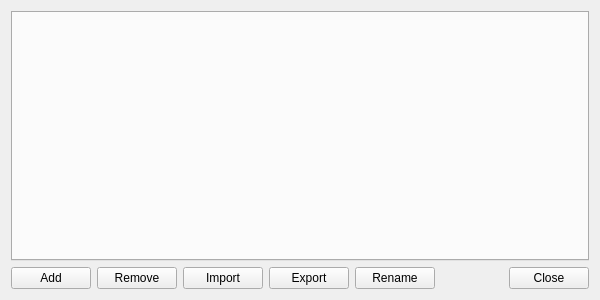
<?xml version="1.0" encoding="UTF-8"?>
<ui version="4.0">
 <class>Window</class>
 <widget class="QWidget" name="Window">
  <property name="geometry">
   <rect>
    <x>0</x>
    <y>0</y>
    <width>600</width>
    <height>300</height>
   </rect>
  </property>
  <property name="windowTitle">
   <string>mpv playlist</string>
  </property>
  <property name="windowIcon">
   <iconset resource="resources.qrc">
    <normaloff>:/res/icon.png</normaloff>:/res/icon.png</iconset>
  </property>
  <layout class="QVBoxLayout" name="verticalLayout">
   <item>
    <widget class="QTabWidget" name="tabWidget">
     <property name="currentIndex">
      <number>-1</number>
     </property>
     <property name="tabsClosable">
      <bool>true</bool>
     </property>
     <property name="movable">
      <bool>true</bool>
     </property>
    </widget>
   </item>
   <item>
    <layout class="QHBoxLayout" name="horizontalLayout">
     <item>
      <widget class="QPushButton" name="addPlaylist">
       <property name="toolTip">
        <string>Add an empty playlist</string>
       </property>
       <property name="text">
        <string>Add</string>
       </property>
      </widget>
     </item>
     <item>
      <widget class="QPushButton" name="removePlaylist">
       <property name="toolTip">
        <string>Remove the current playlist</string>
       </property>
       <property name="text">
        <string>Remove</string>
       </property>
      </widget>
     </item>
     <item>
      <widget class="QPushButton" name="importPlaylist">
       <property name="toolTip">
        <string>Import an m3u playlist</string>
       </property>
       <property name="text">
        <string>Import</string>
       </property>
      </widget>
     </item>
     <item>
      <widget class="QPushButton" name="exportPlaylist">
       <property name="toolTip">
        <string>Export the current playlist to m3u</string>
       </property>
       <property name="text">
        <string>Export</string>
       </property>
      </widget>
     </item>
     <item>
      <widget class="QPushButton" name="renameButton">
       <property name="text">
        <string>Rename</string>
       </property>
      </widget>
     </item>
     <item>
      <widget class="QDialogButtonBox" name="buttonBox">
       <property name="toolTip">
        <string>Close the application</string>
       </property>
       <property name="standardButtons">
        <set>QDialogButtonBox::Close</set>
       </property>
      </widget>
     </item>
    </layout>
   </item>
  </layout>
 </widget>
 <resources>
  <include location="resources.qrc"/>
 </resources>
 <connections/>
</ui>
